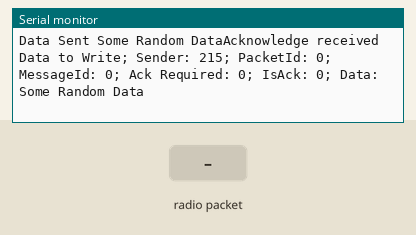
The sketch below on a simulated Arduino Uno, built with avr-gcc and run on an emulated ATmega328P. Parts: the last lines printed to the serial monitor. The inputs (shaded band) are chosen by the test bench. No radio packets arrive unless stated.

Above: at 1.2 s.
1.3 s: radio packet "1" arrives
At 1.9 s:
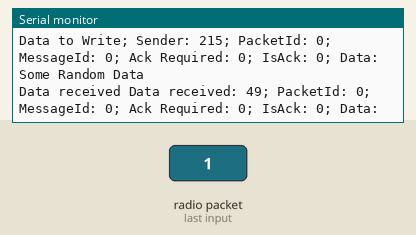
2.8 s: radio packet "0" arrives
At 2.97 s:
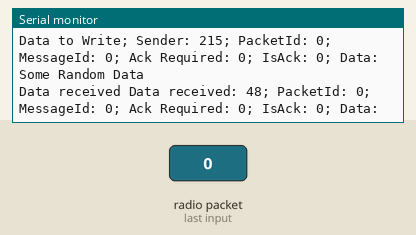
4.3 s: radio packet "2" arrives
At 4.9 s:
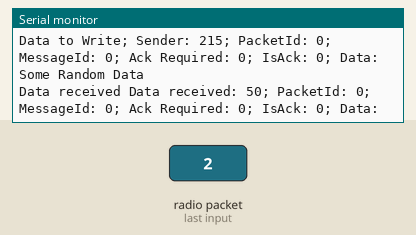

The sketch:

workingSenderForRf.ino
```cpp
// MasterSwapRoles

#include <SPI.h>
#include <nRF24L01.h>
#include <RF24.h>


#define CE_PIN   9
#define CSN_PIN 10

const byte slaveAddress[5] = {'R','x','A','A','A'};
const byte masterAddress[5] = {'T','X','a','a','a'};


RF24 radio(CE_PIN, CSN_PIN); // Create a Radio

char txNum = '0';

#define MAX_PACKET_DATA_SIZE 26
struct RFPacket
{
  unsigned char senderId;
  bool ackRequired;
  bool isAck;
  unsigned char packetId;
  short int messageId;
  char data[MAX_PACKET_DATA_SIZE];
};
RFPacket rfPacket;
RFPacket dataToReceive;

bool newData = false;

unsigned long currentMillis;
unsigned long prevMillis;
unsigned long txIntervalMillis = 1000; // send once per second

//============

void setup() {
rfPacket.senderId = 215;
    Serial.begin(115200);

    Serial.println("MasterSwapRoles Starting");

    radio.begin();
    radio.setDataRate( RF24_250KBPS );

    radio.openWritingPipe(slaveAddress);
    radio.openReadingPipe(1, masterAddress);

    radio.setRetries(3,5); // delay, count
    send(); // to get things started
    prevMillis = millis(); // set clock
}

//=============

void loop() {
    currentMillis = millis();
    if (currentMillis - prevMillis >= txIntervalMillis) {
        send();
        prevMillis = millis();
    }
    getData();
    showData();
}

//====================

void send() {
RFPacket ts;
prepareData(&ts);
String s = "Some Random Data";
s.toCharArray(rfPacket.data, MAX_PACKET_DATA_SIZE);
copyData(&ts, &rfPacket);


        radio.stopListening();
            bool rslt;
            rslt = radio.write( &ts, sizeof(RFPacket) );
        radio.startListening();
        Serial.print("Data Sent ");
        Serial.print(rfPacket.data);
        if (rslt) {
            Serial.println("Acknowledge received");
            updateMessage();

    Serial.print("Data to Write; Sender: ");
    Serial.print(String(rfPacket.senderId));
    Serial.print("; PacketId: ");
    Serial.print(rfPacket.packetId);
    Serial.print("; MessageId: ");
    Serial.print(String(rfPacket.messageId));
    Serial.print("; Ack Required: ");
    Serial.print(rfPacket.ackRequired);
    Serial.print("; IsAck: ");
    Serial.print(rfPacket.isAck);
    Serial.print("; Data: ");
    Serial.println(rfPacket.data);


        }
        else {
            Serial.println("  Tx failed");
        }
}

//================

void getData() {

    if ( radio.available() ) {
        radio.read( &dataToReceive, sizeof(RFPacket) );
        newData = true;
    }
}

//================

void showData() {
    if (newData == true) {
        Serial.print("Data received ");
    Serial.print("Data received: ");
    Serial.print(String(dataToReceive.senderId));
    Serial.print("; PacketId: ");
    Serial.print(dataToReceive.packetId);
    Serial.print("; MessageId: ");
    Serial.print(String(dataToReceive.messageId));
    Serial.print("; Ack Required: ");
    Serial.print(dataToReceive.ackRequired);
    Serial.print("; IsAck: ");
    Serial.print(dataToReceive.isAck);
    Serial.print("; Data: ");
    Serial.println(dataToReceive.data);
        Serial.println();
        newData = false;
    }
}

//================

void updateMessage() {
        // so you can see that new data is being sent
    txNum += 1;
    if (txNum > '9') {
        txNum = '0';
    }
    char data[26] = "This is data\0";

    //dataToReceive.data = data;
    strncpy(dataToReceive.data, data, sizeof(data));
}

void copyData(RFPacket* to, const RFPacket* from)
{
  for (int i = 0; i < MAX_PACKET_DATA_SIZE; i++)
  {
    to->data[i] = from->data[i];
  }
}


void prepareData(RFPacket* packet)
{
  packet->senderId = 130;
packet->packetId = rfPacket.packetId;
packet->ackRequired = false;
packet->isAck = false;
packet->messageId = 235;
  for (int i = 0; i < MAX_PACKET_DATA_SIZE; i++)
  {
    packet->data[i] = '\0';
  }
}
```

Measured:
- after the input at 1.3 s, the serial monitor: prints a new line at once (image 1)
- after the input at 2.8 s, the serial monitor: prints a new line at once (image 2)
- after the input at 4.3 s, the serial monitor: prints a new line at once (image 3)
